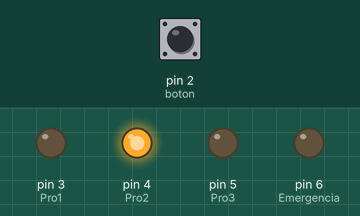
Simulated run of this sketch. Board: Arduino Uno, built with avr-gcc and run on an emulated ATmega328P. Parts: output pins drawn as LEDs (lit = HIGH). Inputs (shaded band) come from the test bench; at power-on: pin 2 (boton) LOW.

Above: at 1.2 s.
1.3 s: pin 2 (boton) pulled HIGH for 0.15 s
At 3.4 s:
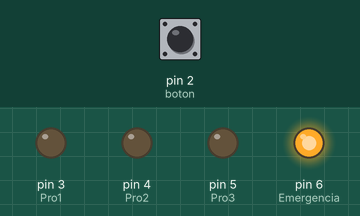
4.0 s: pin 2 (boton) pulled HIGH for 1 s
At 4.4 s:
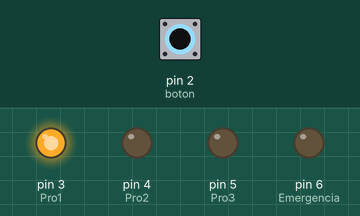
8.0 s: pin 2 (boton) pulled HIGH for 3.2 s
At 8.4 s:
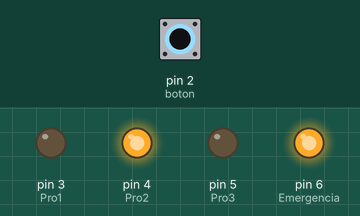
12.7 s: pin 2 (boton) pulsed HIGH 2 times (0.12 s each, 0.3 s apart)
At 15.1 s:
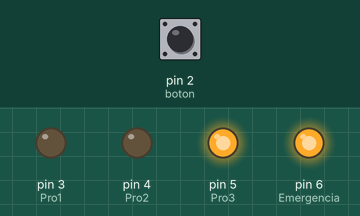
Timing chart, 0 to 16.7 s (numbered marks = the images above; inputs shaded):
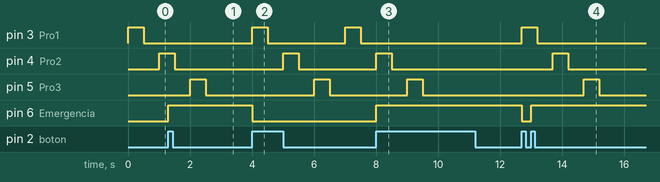

Measured:
- after the input at 1.3 s, pin 3 (Pro1): stays LOW (without the input it goes to HIGH after 1.7 s); pin 6 (Emergencia): LOW → HIGH at once
- after the input at 4.0 s, pin 3 (Pro1): alternates HIGH for 0.50 s and LOW for 2.5 s, starting at once; pin 4 (Pro2): LOW → HIGH after 1.0 s, → LOW 0.50 s later; pin 5 (Pro3): LOW → HIGH after 2.0 s, → LOW 0.50 s later; pin 6 (Emergencia): HIGH → LOW at once
- after the input at 8.0 s, pin 3 (Pro1): stays LOW (without the input it goes to HIGH after 2.0 s); pin 4 (Pro2): goes on until 8.5 s, then stays LOW; pin 5 (Pro3): goes on until 9.5 s, then stays LOW; pin 6 (Emergencia): LOW → HIGH at once
- after the input at 12.7 s, pin 3 (Pro1): LOW → HIGH at once, → LOW 0.50 s later; pin 4 (Pro2): LOW → HIGH after 1.0 s, → LOW 0.50 s later; pin 5 (Pro3): LOW → HIGH after 2.0 s, → LOW 0.50 s later; pin 6 (Emergencia): HIGH → LOW at once, → HIGH 0.30 s later

The sketch:

LedsPulsador2.ino
```cpp
//PR3MOD1
int boton = 2;
int Pro1 = 3;
int Pro2 = 4;
int Pro3 = 5;
int Emergencia = 6;
int estado = LOW;
int t = 500;

void setup() {
  pinMode (boton,INPUT);
  pinMode (Pro1, OUTPUT);
  pinMode (Pro2, OUTPUT);
  pinMode (Pro3, OUTPUT);
  pinMode (Emergencia, OUTPUT);
  attachInterrupt (digitalPinToInterrupt(boton), detener, RISING);
}
void detener()
{
  estado = !estado;
  digitalWrite(Emergencia, estado);
}
void loop() {
  if(estado==LOW){
  digitalWrite(Pro1, HIGH);
  delay(t);
  digitalWrite(Pro1, LOW);
  delay(t);
  digitalWrite(Pro2, HIGH);
  delay(t);
  digitalWrite(Pro2, LOW);
  delay(t);
  digitalWrite(Pro3, HIGH);
  delay(t);
  digitalWrite(Pro3, LOW);
  delay(t);
  }
  if(Emergencia==HIGH){
     digitalWrite(Pro1, LOW);
     digitalWrite(Pro2, LOW);
     digitalWrite(Pro3, LOW);
  }
}
```
